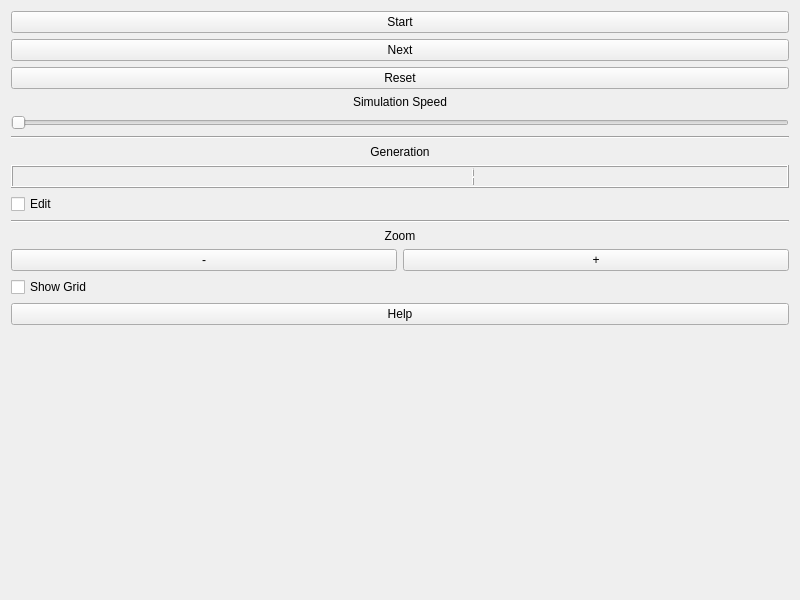
<?xml version="1.0" encoding="UTF-8"?>
<ui version="4.0">
 <class>Widget</class>
 <widget class="QWidget" name="Widget">
  <property name="geometry">
   <rect>
    <x>0</x>
    <y>0</y>
    <width>800</width>
    <height>600</height>
   </rect>
  </property>
  <property name="windowTitle">
   <string>Widget</string>
  </property>
  <layout class="QHBoxLayout" name="horizontalLayout_2">
   <item>
    <layout class="QVBoxLayout" name="viewLayout"/>
   </item>
   <item>
    <layout class="QVBoxLayout" name="controlsLayout">
     <item>
      <widget class="QPushButton" name="start_bttn">
       <property name="text">
        <string>Start</string>
       </property>
      </widget>
     </item>
     <item>
      <widget class="QPushButton" name="next_bttn">
       <property name="text">
        <string>Next</string>
       </property>
      </widget>
     </item>
     <item>
      <widget class="QPushButton" name="reset_bttn">
       <property name="text">
        <string>Reset</string>
       </property>
      </widget>
     </item>
     <item>
      <widget class="QLabel" name="simSpeed_lbl">
       <property name="text">
        <string>Simulation Speed</string>
       </property>
       <property name="alignment">
        <set>Qt::AlignCenter</set>
       </property>
      </widget>
     </item>
     <item>
      <widget class="QSlider" name="simSpeed_sldr">
       <property name="sizePolicy">
        <sizepolicy hsizetype="Minimum" vsizetype="Fixed">
         <horstretch>0</horstretch>
         <verstretch>0</verstretch>
        </sizepolicy>
       </property>
       <property name="orientation">
        <enum>Qt::Horizontal</enum>
       </property>
      </widget>
     </item>
     <item>
      <widget class="Line" name="line">
       <property name="orientation">
        <enum>Qt::Horizontal</enum>
       </property>
      </widget>
     </item>
     <item>
      <widget class="QLabel" name="generation_lbl">
       <property name="text">
        <string>Generation</string>
       </property>
       <property name="alignment">
        <set>Qt::AlignCenter</set>
       </property>
      </widget>
     </item>
     <item>
      <widget class="QLCDNumber" name="genCounter_lcdn">
       <property name="digitCount">
        <number>15</number>
       </property>
       <property name="segmentStyle">
        <enum>QLCDNumber::Filled</enum>
       </property>
       <property name="intValue" stdset="0">
        <number>1</number>
       </property>
      </widget>
     </item>
     <item>
      <widget class="QCheckBox" name="edit_chbx">
       <property name="text">
        <string>Edit</string>
       </property>
      </widget>
     </item>
     <item>
      <widget class="Line" name="line_2">
       <property name="orientation">
        <enum>Qt::Horizontal</enum>
       </property>
      </widget>
     </item>
     <item>
      <widget class="QLabel" name="zoom_lbl">
       <property name="text">
        <string>Zoom</string>
       </property>
       <property name="alignment">
        <set>Qt::AlignCenter</set>
       </property>
      </widget>
     </item>
     <item>
      <layout class="QHBoxLayout" name="zoomLayout">
       <item>
        <widget class="QPushButton" name="zoomOut_bttn">
         <property name="text">
          <string>-</string>
         </property>
        </widget>
       </item>
       <item>
        <widget class="QPushButton" name="zoomIn_bttn">
         <property name="text">
          <string>+</string>
         </property>
        </widget>
       </item>
      </layout>
     </item>
     <item>
      <widget class="QCheckBox" name="showGrid_chbx">
       <property name="text">
        <string>Show Grid</string>
       </property>
      </widget>
     </item>
     <item>
      <widget class="QPushButton" name="help_bttn">
       <property name="text">
        <string>Help</string>
       </property>
      </widget>
     </item>
     <item>
      <spacer name="verticalSpacer">
       <property name="orientation">
        <enum>Qt::Vertical</enum>
       </property>
       <property name="sizeHint" stdset="0">
        <size>
         <width>20</width>
         <height>40</height>
        </size>
       </property>
      </spacer>
     </item>
    </layout>
   </item>
  </layout>
 </widget>
 <resources/>
 <connections/>
</ui>
